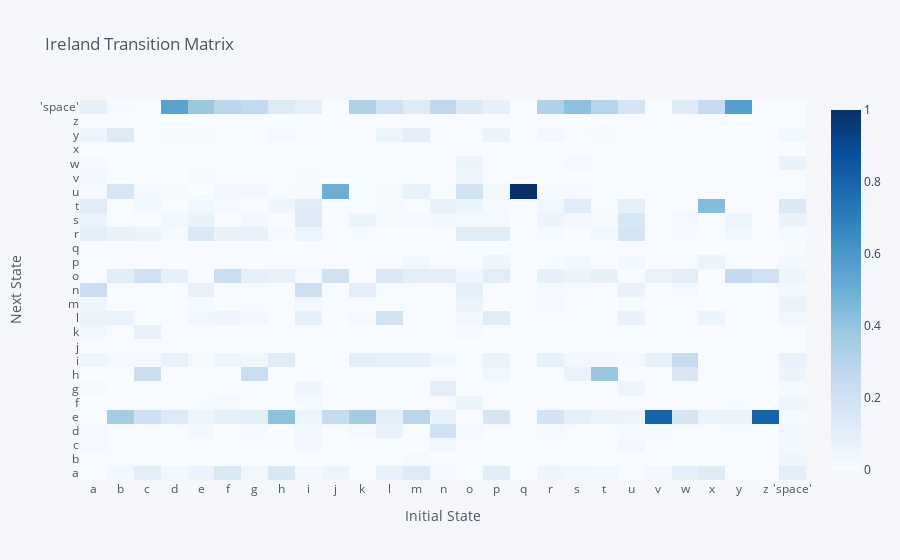

Source (notebook cell):
### Code cell
a.iplot(kind='heatmap', colorscale='blues', xTitle='Initial State', yTitle='Next State', title='Ireland Transition Matrix')

### Figure 1 — Plotly figure (JSON) as saved in the notebook; plotly's stock layout.template omitted (floating-point values rounded to 4 significant figures; data arrays with more than 128 entries replaced by an {"elided": "..."} marker saying what was removed)
{"data": [{"colorscale": [[0, "rgb(247,251,255)"], [0.125, "rgb(222,235,247)"], [0.25, "rgb(198,219,239)"], [0.375, "rgb(158,202,225)"], [0.5, "rgb(107,174,214)"], [0.625, "rgb(66,146,198)"], [0.75, "rgb(33,113,181)"], [0.875, "rgb(8,81,156)"], [1, "rgb(8,48,107)"]], "type": "heatmap", "x": ["a", "b", "c", "d", "e", "f", "g", "h", "i", "j", "k", "l", "m", "n", "o", "p", "q", "r", "s", "t", "u", "v", "w", "x", "y", "z", "'space'"], "y": ["a", "b", "c", "d", "e", "f", "g", "h", "i", "j", "k", "l", "m", "n", "o", "p", "q", "r", "s", "t", "u", "v", "w", "x", "y", "z", "'space'"], "z": {"elided": "27x27 float values"}, "zmax": 1, "zmin": 0}], "layout": {"legend": {"bgcolor": "#F5F6F9", "font": {"color": "#4D5663"}}, "paper_bgcolor": "#F5F6F9", "plot_bgcolor": "#F5F6F9", "title": {"font": {"color": "#4D5663"}, "text": "Ireland Transition Matrix"}, "xaxis": {"gridcolor": "#E1E5ED", "showgrid": true, "tickfont": {"color": "#4D5663"}, "title": {"font": {"color": "#4D5663"}, "text": "Initial State"}, "zerolinecolor": "#E1E5ED"}, "yaxis": {"gridcolor": "#E1E5ED", "showgrid": true, "tickfont": {"color": "#4D5663"}, "title": {"font": {"color": "#4D5663"}, "text": "Next State"}, "zerolinecolor": "#E1E5ED"}}}
